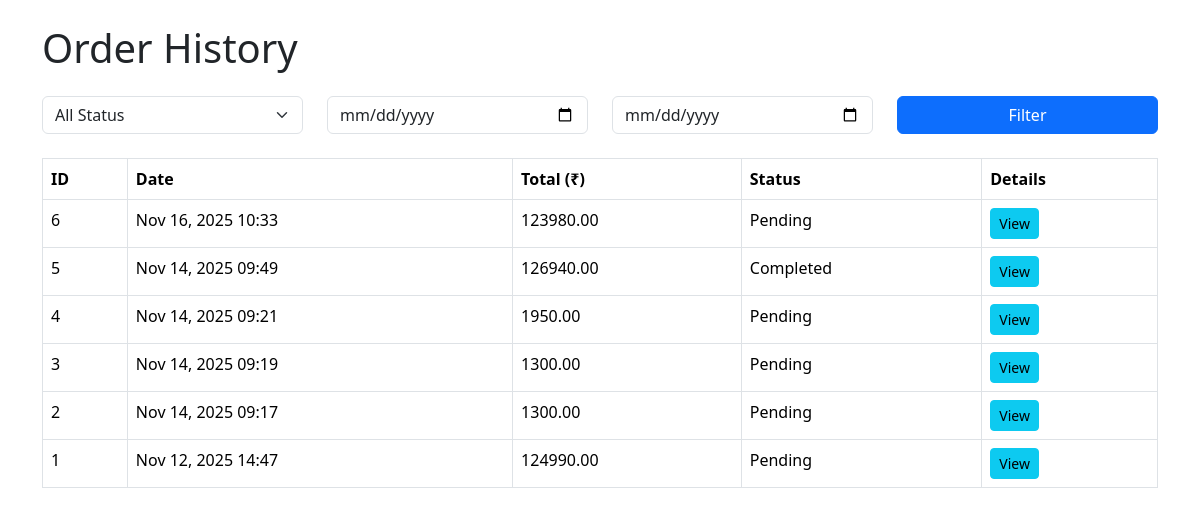
Page /orders/ (signed in) on the committed database.
### store/models.py (models this page shows, shortened)
class Order(models.Model):
    STATUS_CHOICES = [
        ("Pending", "Pending"),
        ("Completed", "Completed"),
        ("Cancelled", "Cancelled"),
    ]
    user = models.ForeignKey(User, on_delete=models.CASCADE)
    total_price = models.DecimalField(max_digits=10, decimal_places=2)
    status = models.CharField(max_length=20, choices=STATUS_CHOICES, default="Pending")  # ✅ add this
    created_at = models.DateTimeField(auto_now_add=True)

### store/views.py (the view)
# urls.py: path('orders/', views.order_history, name='order_history'),
@login_required
def order_history(request):
    orders = Order.objects.filter(user=request.user).order_by('-created_at')
    status = request.GET.get('status')
    start_date = request.GET.get('start_date')
    end_date = request.GET.get('end_date')
    if status:
        orders = orders.filter(status=status)
    if start_date and end_date:
        orders = orders.filter(created_at__range=[start_date, end_date])
    return render(request, 'store/order_history.html', {'orders': orders})

### store/templates/store/order_history.html (shortened to what this page needs)
<!DOCTYPE html>
<html lang="en">
<head>
    <link href="https://cdn.jsdelivr.net/npm/bootstrap@5.3.2/dist/css/bootstrap.min.css" rel="stylesheet">
</head>
<body class="container mt-4">
    <h1 class="mb-4">Order History</h1>
    <form method="get" class="row mb-4">
        <div class="col-md-3">
            <select name="status" class="form-select">
                <option value="">All Status</option>
            </select>
        </div>
        <div class="col-md-3">
            <input type="date" name="start_date" class="form-control">
        </div>
        <div class="col-md-3">
            <input type="date" name="end_date" class="form-control">
        </div>
        <div class="col-md-3">
            <button type="submit" class="btn btn-primary w-100">Filter</button>
        </div>
    </form>
    {% if orders %}
    <table class="table table-bordered">
        <thead>
            <tr>
                <th>ID</th>
                <th>Date</th>
                <th>Total (₹)</th>
                <th>Status</th>
                <th>Details</th>
            </tr>
        </thead>
        <tbody>
            {% for order in orders %}
            <tr>
                <td>{{ order.id }}</td>
                <td>{{ order.created_at|date:"M d, Y H:i" }}</td>
                <td>{{ order.total_price }}</td>
                <td>{{ order.status }}</td>
                <td><a href="{% url 'order_detail' order.id %}" class="btn btn-sm btn-info">View</a></td>
            </tr>
            {% endfor %}
        </tbody>
    </table>
    {% else %}
        <p>No orders found.</p>
    {% endif %}
</body>
</html>

### rows in the picture
Order: id "6", created_at "Nov 16, 2025 10:33", total_price "123980.00", status "Pending"
Order: id "5", created_at "Nov 14, 2025 09:49", total_price "126940.00", status "Completed"
Order: id "4", created_at "Nov 14, 2025 09:21", total_price "1950.00", status "Pending"
Order: id "3", created_at "Nov 14, 2025 09:19", total_price "1300.00", status "Pending"
Order: id "2", created_at "Nov 14, 2025 09:17", total_price "1300.00", status "Pending"
Order: id "1", created_at "Nov 12, 2025 14:47", total_price "124990.00", status "Pending"
